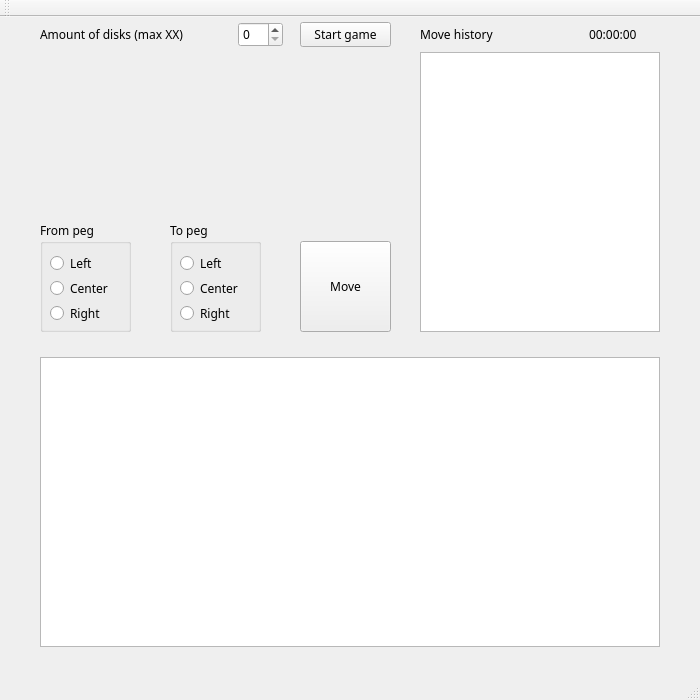
<?xml version="1.0" encoding="UTF-8"?>
<ui version="4.0">
 <class>MainWindow</class>
 <widget class="QMainWindow" name="MainWindow">
  <property name="geometry">
   <rect>
    <x>0</x>
    <y>0</y>
    <width>700</width>
    <height>700</height>
   </rect>
  </property>
  <property name="font">
   <font>
    <family>Sans Serif</family>
    <weight>50</weight>
    <bold>false</bold>
   </font>
  </property>
  <property name="windowTitle">
   <string>MainWindow</string>
  </property>
  <widget class="QWidget" name="centralWidget">
   <widget class="QGraphicsView" name="graphicsView">
    <property name="geometry">
     <rect>
      <x>40</x>
      <y>340</y>
      <width>620</width>
      <height>290</height>
     </rect>
    </property>
   </widget>
   <widget class="QListWidget" name="listWidgetMoveHistory">
    <property name="geometry">
     <rect>
      <x>420</x>
      <y>35</y>
      <width>240</width>
      <height>280</height>
     </rect>
    </property>
   </widget>
   <widget class="QLabel" name="labelMoveHistory">
    <property name="geometry">
     <rect>
      <x>420</x>
      <y>5</y>
      <width>91</width>
      <height>25</height>
     </rect>
    </property>
    <property name="text">
     <string>Move history</string>
    </property>
   </widget>
   <widget class="QLabel" name="labelElapsedTime">
    <property name="geometry">
     <rect>
      <x>589</x>
      <y>5</y>
      <width>71</width>
      <height>25</height>
     </rect>
    </property>
    <property name="text">
     <string>00:00:00</string>
    </property>
   </widget>
   <widget class="QLabel" name="labelDiskAmount">
    <property name="geometry">
     <rect>
      <x>40</x>
      <y>5</y>
      <width>181</width>
      <height>25</height>
     </rect>
    </property>
    <property name="text">
     <string>Amount of disks (max XX)</string>
    </property>
   </widget>
   <widget class="QSpinBox" name="spinBoxDiskAmount">
    <property name="geometry">
     <rect>
      <x>238</x>
      <y>5</y>
      <width>45</width>
      <height>25</height>
     </rect>
    </property>
   </widget>
   <widget class="QPushButton" name="pushButtonStart">
    <property name="geometry">
     <rect>
      <x>300</x>
      <y>5</y>
      <width>91</width>
      <height>25</height>
     </rect>
    </property>
    <property name="text">
     <string>Start game</string>
    </property>
   </widget>
   <widget class="QGroupBox" name="groupBoxFromPeg">
    <property name="geometry">
     <rect>
      <x>40</x>
      <y>204</y>
      <width>91</width>
      <height>111</height>
     </rect>
    </property>
    <property name="title">
     <string>From peg</string>
    </property>
    <widget class="QRadioButton" name="fromLeftPeg">
     <property name="enabled">
      <bool>true</bool>
     </property>
     <property name="geometry">
      <rect>
       <x>10</x>
       <y>30</y>
       <width>70</width>
       <height>25</height>
      </rect>
     </property>
     <property name="text">
      <string>Left</string>
     </property>
    </widget>
    <widget class="QRadioButton" name="fromCenterPeg">
     <property name="enabled">
      <bool>true</bool>
     </property>
     <property name="geometry">
      <rect>
       <x>10</x>
       <y>55</y>
       <width>70</width>
       <height>25</height>
      </rect>
     </property>
     <property name="text">
      <string>Center</string>
     </property>
    </widget>
    <widget class="QRadioButton" name="fromRightPeg">
     <property name="enabled">
      <bool>true</bool>
     </property>
     <property name="geometry">
      <rect>
       <x>10</x>
       <y>80</y>
       <width>70</width>
       <height>25</height>
      </rect>
     </property>
     <property name="text">
      <string>Right</string>
     </property>
    </widget>
   </widget>
   <widget class="QGroupBox" name="groupBoxToPeg">
    <property name="geometry">
     <rect>
      <x>170</x>
      <y>204</y>
      <width>91</width>
      <height>111</height>
     </rect>
    </property>
    <property name="title">
     <string>To peg</string>
    </property>
    <widget class="QRadioButton" name="toLeftPeg">
     <property name="enabled">
      <bool>true</bool>
     </property>
     <property name="geometry">
      <rect>
       <x>10</x>
       <y>30</y>
       <width>70</width>
       <height>25</height>
      </rect>
     </property>
     <property name="text">
      <string>Left</string>
     </property>
    </widget>
    <widget class="QRadioButton" name="toCenterPeg">
     <property name="enabled">
      <bool>true</bool>
     </property>
     <property name="geometry">
      <rect>
       <x>10</x>
       <y>55</y>
       <width>70</width>
       <height>25</height>
      </rect>
     </property>
     <property name="text">
      <string>Center</string>
     </property>
    </widget>
    <widget class="QRadioButton" name="toRightPeg">
     <property name="enabled">
      <bool>true</bool>
     </property>
     <property name="geometry">
      <rect>
       <x>10</x>
       <y>80</y>
       <width>70</width>
       <height>25</height>
      </rect>
     </property>
     <property name="text">
      <string>Right</string>
     </property>
    </widget>
   </widget>
   <widget class="QPushButton" name="pushButtonMove">
    <property name="enabled">
     <bool>true</bool>
    </property>
    <property name="geometry">
     <rect>
      <x>300</x>
      <y>224</y>
      <width>91</width>
      <height>91</height>
     </rect>
    </property>
    <property name="text">
     <string>Move</string>
    </property>
   </widget>
  </widget>
  <widget class="QMenuBar" name="menuBar">
   <property name="geometry">
    <rect>
     <x>0</x>
     <y>0</y>
     <width>700</width>
     <height>22</height>
    </rect>
   </property>
  </widget>
  <widget class="QToolBar" name="mainToolBar">
   <property name="font">
    <font>
     <family>Sans Serif</family>
     <weight>50</weight>
     <bold>false</bold>
    </font>
   </property>
   <attribute name="toolBarArea">
    <enum>TopToolBarArea</enum>
   </attribute>
   <attribute name="toolBarBreak">
    <bool>false</bool>
   </attribute>
  </widget>
  <widget class="QStatusBar" name="statusBar">
   <property name="font">
    <font>
     <family>Sans Serif</family>
     <pointsize>11</pointsize>
     <weight>50</weight>
     <bold>false</bold>
    </font>
   </property>
  </widget>
 </widget>
 <layoutdefault spacing="6" margin="11"/>
 <resources/>
 <connections/>
</ui>
